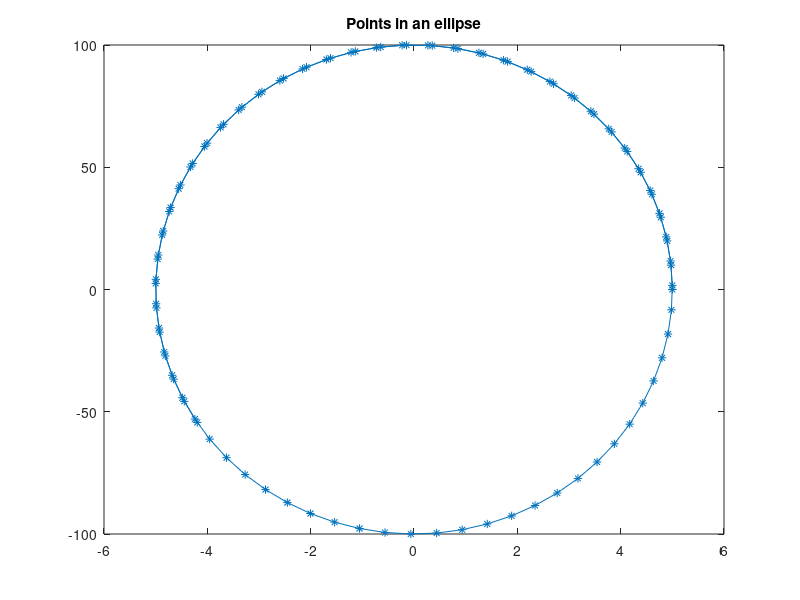
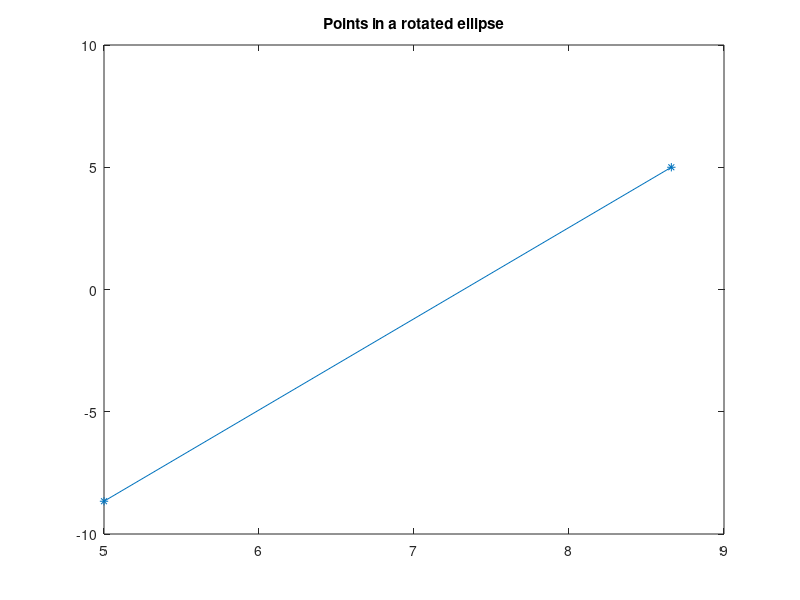

Recreate these plots in MATLAB, in order.
%% Question 7
clear;clc;
a = 5;
b = 100;
t = 0:0.1:10;
x = a*cos(t);
y = b*sin(t);
figure(1); plot(x,y);
figure(1); plot(x,y,'-*');
title('Points in an ellipse');
cc = cos(pi/3);
ss = sin(pi/3);
R = [ cc ss; -ss cc];
rpts = R*10;
figure(2); plot(rpts(1,:),rpts(2,:),'*-');
title('Points in a rotated ellipse');

[U,S,V] = svd(R)
atan(U(1,1)/U(2,1))*2/pi*180

